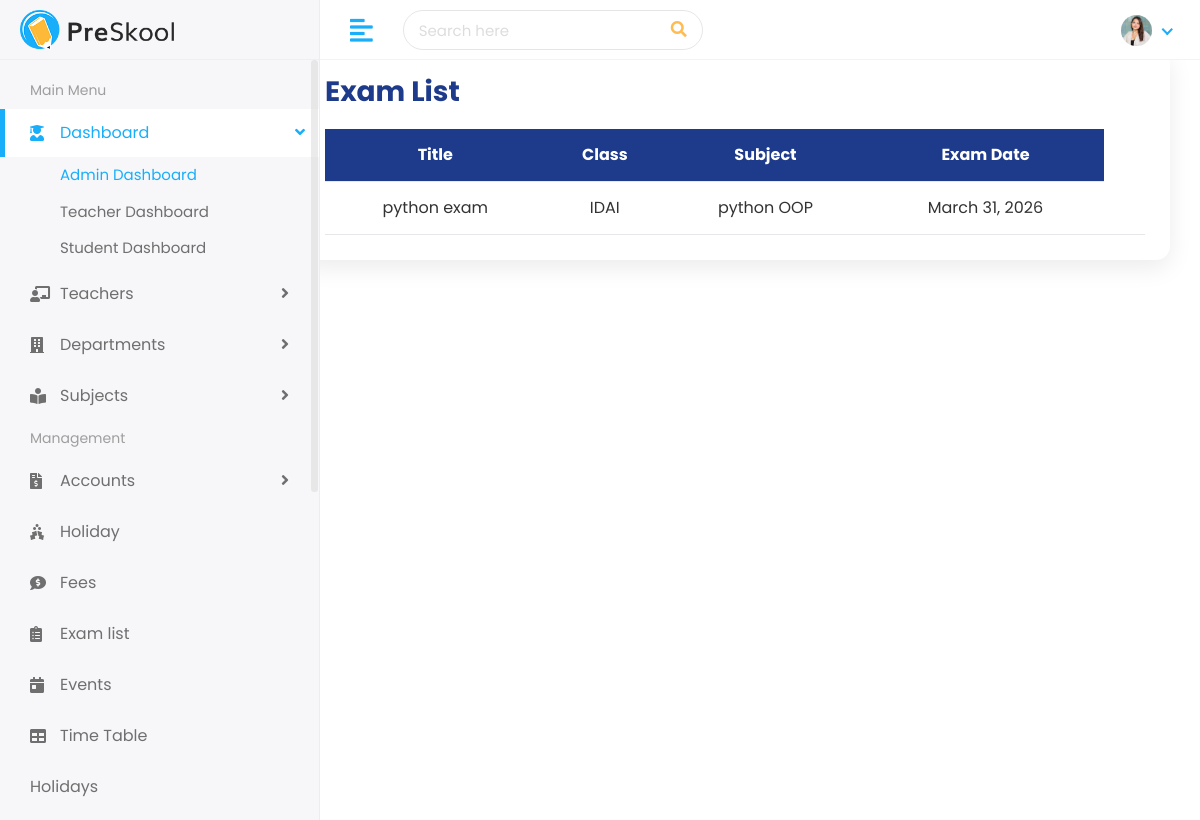
Before: /student/exams/ with the older database file.
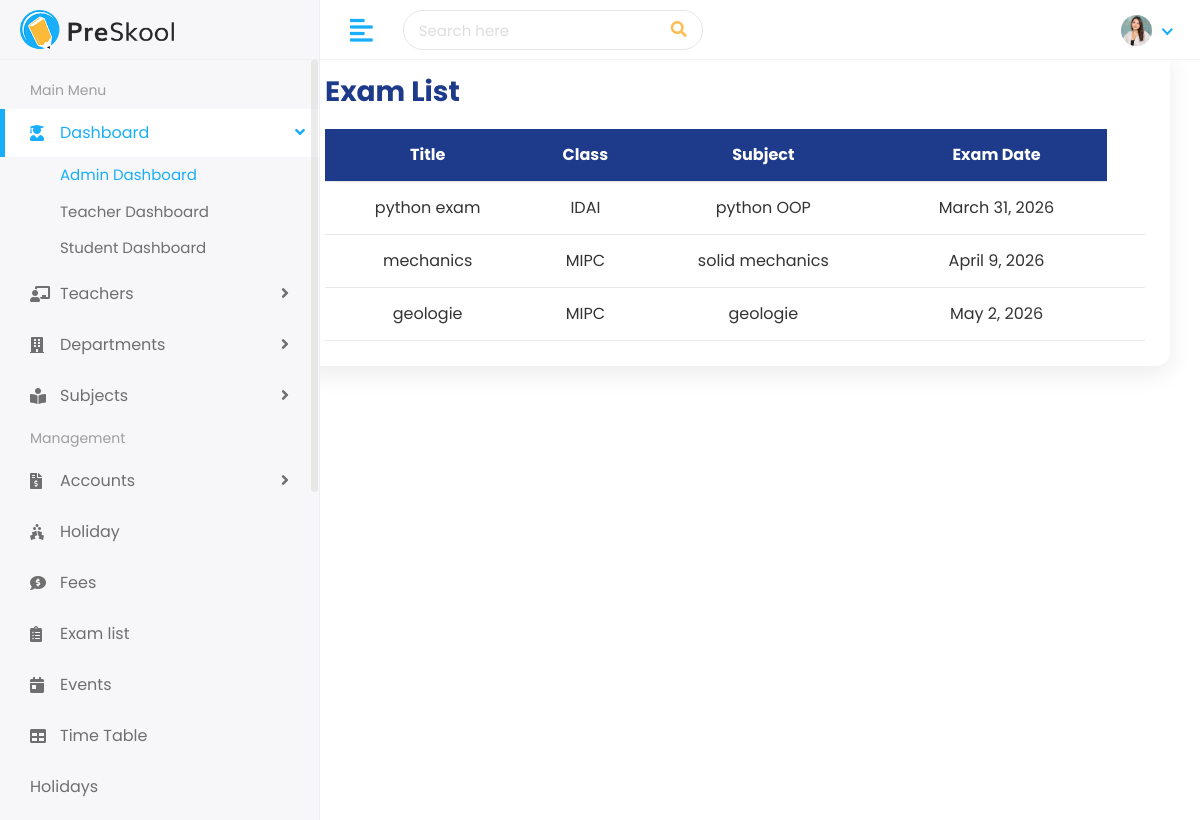
After: the same page with the newer database file.
### student/models.py (models this page shows, shortened)
class Exam(models.Model):
    title = models.CharField(max_length=100)
    student_class = models.CharField(max_length=50)
    subject = models.CharField(max_length=100)
    exam_date = models.DateField()

### student/views.py (the view)
# urls.py: path('exams/', views.exam_list, name='exam_list'),
def exam_list(request):
    exams = Exam.objects.all().order_by('exam_date')
    return render(request, 'students/exam-list.html', {'exams': exams})

### templates/students/exam-list.html (shortened to what this page needs)
{% extends 'Home/base.html' %}
{% load static %}
{% block body %}
<div class="main-content-area" id="mainContentArea">
    <div class="exam-container">
        <div class="header-bar">
            <h1 class="page-title">Exam List</h1>
        </div>
        <div class="table-wrapper">
            <table>
                <thead>
                    <tr>
                        <th>Title</th>
                        <th>Class</th>
                        <th>Subject</th>
                        <th>Exam Date</th>
                    </tr>
                </thead>
                <tbody>
                    {% for exam in exams %}
                    <tr>
                        <td>{{ exam.title }}</td>
                        <td>{{ exam.student_class }}</td>
                        <td>{{ exam.subject }}</td>
                        <td>{{ exam.exam_date }}</td>
                        <td>
                        </td>
                    </tr>
                    {% empty %}
                    <tr class="empty-row">
                        <td colspan="5">No exams found.</td>
                    </tr>
                    {% endfor %}
                </tbody>
            </table>
        </div>
    </div>
</div>
{% endblock %}

Changed rows visible on the page:
added Exam: title "mechanics", student_class "MIPC", subject "solid mechanics", exam_date "April 9, 2026"
added Exam: title "geologie", student_class "MIPC", subject "geologie", exam_date "May 2, 2026"
